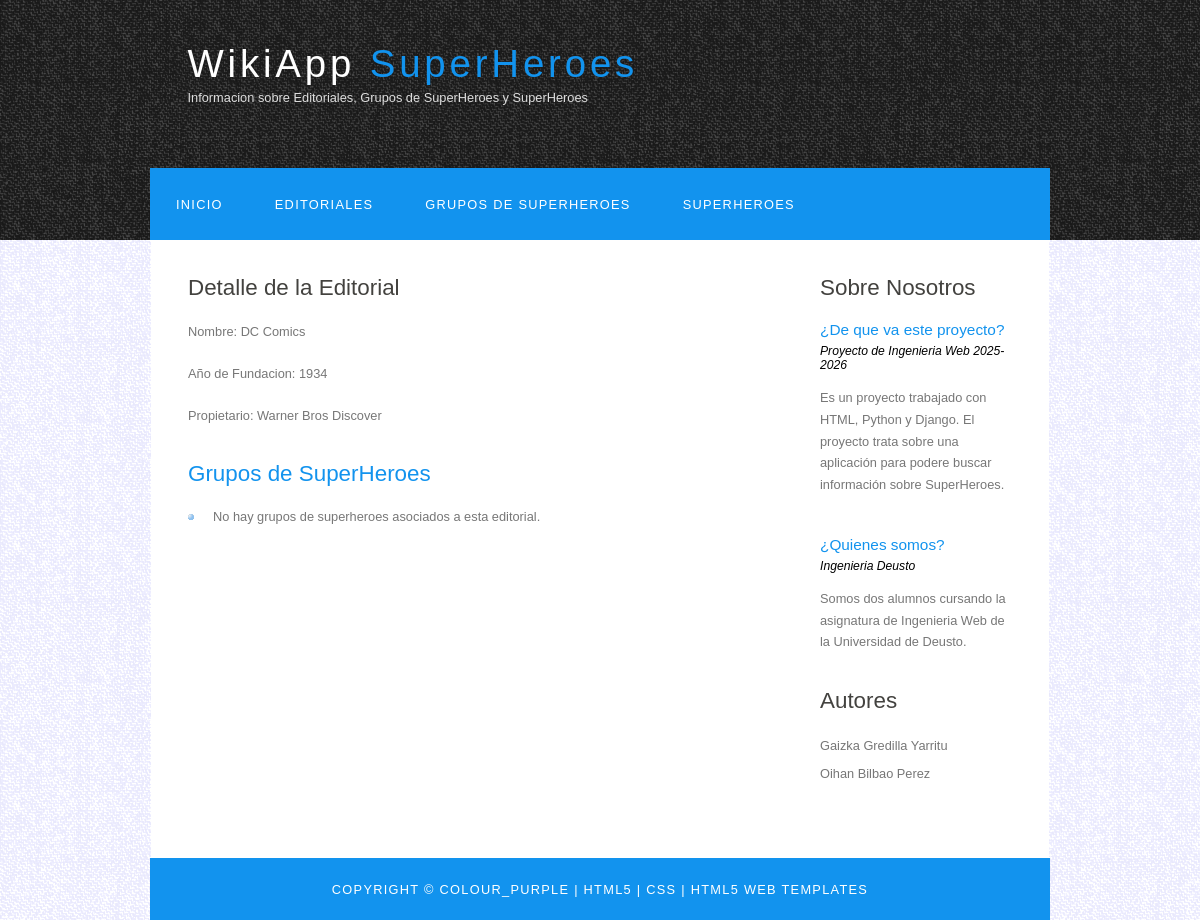
The app's page /WikiApp/detalleEditorial/1, older data.
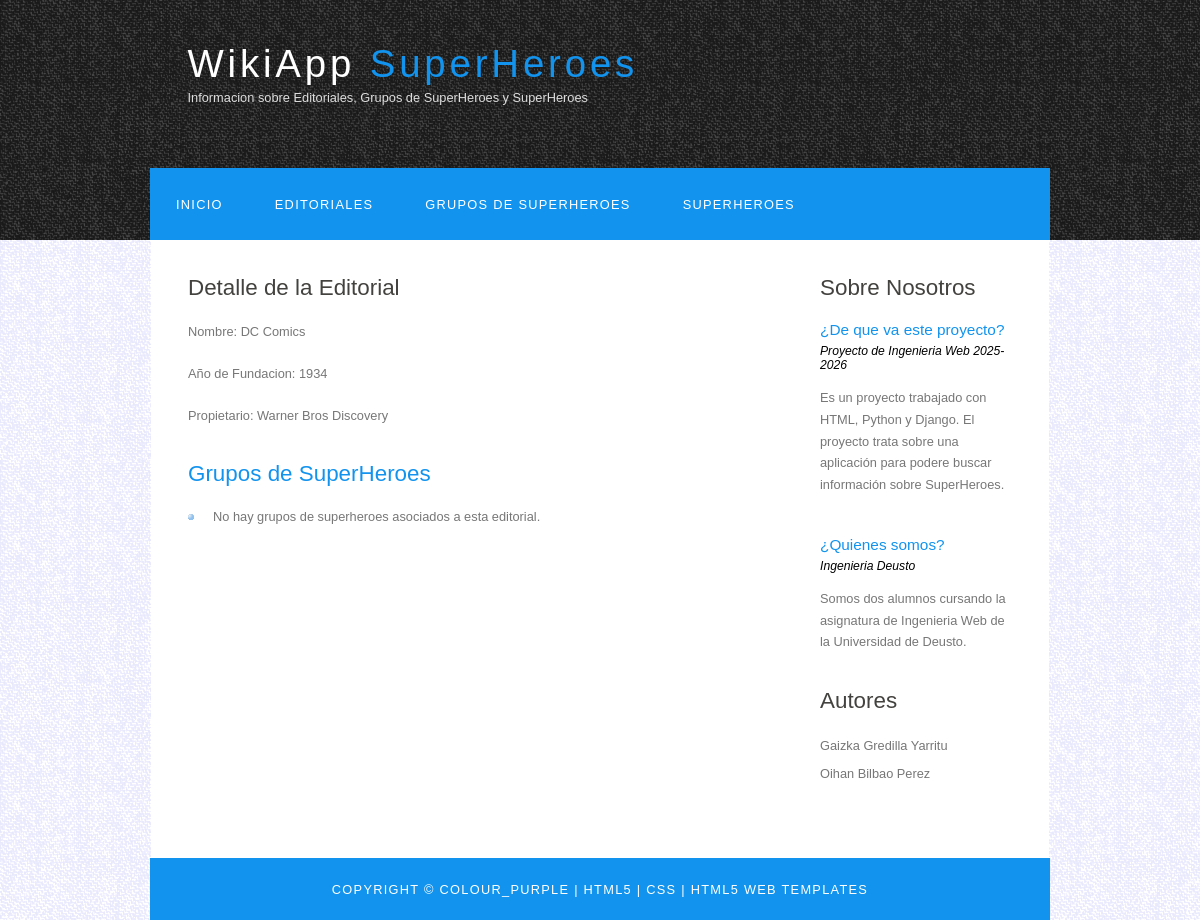
The same page, newer data.
### WikiApp/models.py (models this page shows, shortened)
class Editorial(models.Model):
    nombre = models.CharField(max_length=100)
    anoFundacion = models.PositiveIntegerField()
    propietario= models.CharField(max_length=50)
    imagenEditorial = models.URLField(max_length=600, blank=True, null=True)

### WikiApp/views.py (the view)
# urls.py: path('detalleEditorial/<int:pk>', views.detalleEditorial.as_view(),name='detalleEditorial'),
class detalleEditorial(DetailView):
    model=Editorial
    template_name='detalleeditorial.html'
    context_object_name='editorial'

### WikiApp/templates/detalleeditorial.html (shortened to what this page needs)
{% extends 'base.html' %}
{% block contenido %}
<html>
<head>
</head>
<body>
    <h1>Detalle de la Editorial</h1>
    <p>Nombre: {{ editorial.nombre }}</p>
    <p>Año de Fundacion: {{ editorial.anoFundacion }}</p>
    <p>Propietario: {{ editorial.propietario }}</p>
    <h2>Grupos de SuperHeroes</h2>
    <ul>
    {% for gruposdesuperheroes in editorial.gruposdesuperheroes.all %}
        <li>
            <a href="{% url 'detallegruposdesuperheroes' gruposdesuperheroes.id %}">
                {{ gruposdesuperheroes.nombre }}
            </a>
        </li>
    {% empty %}
        <li>No hay grupos de superheroes asociados a esta editorial.</li>
    {% endfor %}
    </ul>
</body>
</html>
{% endblock %}

Row changes from the older to the newer data that the page shows:
changed Editorial "DC Comics": propietario "Warner Bros Discover" → "Warner Bros Discovery"
